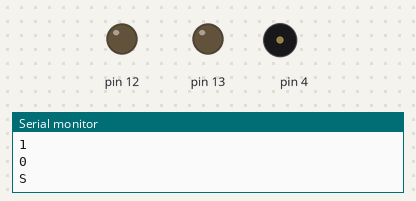
The sketch below on a simulated Arduino Uno, built with avr-gcc and run on an emulated ATmega328P. Shown: output pins drawn as LEDs (lit = HIGH), buzzer (waves = sounding), the last lines printed to the serial monitor.

Above: at 1.0 s.
At 12.85 s:
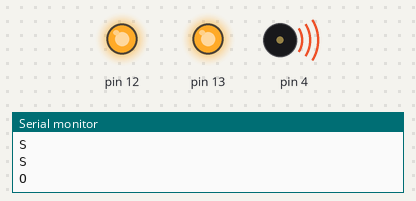
Timing chart, 0 to 13.2 s (numbered marks = the images above):
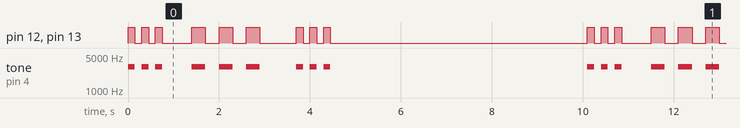

Measured:
- by itself, pin 12, pin 13: repeats every 10.1 s: 2 × (LOW 0.15 s, HIGH 0.15 s), LOW 0.65 s, 2 × (HIGH 0.30 s, LOW 0.30 s), HIGH 0.30 s, LOW 0.80 s, 2 × (HIGH 0.15 s, LOW 0.15 s), HIGH 0.15 s, LOW 5.7 s, HIGH 0.15 s
- by itself, tone on pin 4: repeats every 10.1 s: 2 × (silent 0.15 s, 3000 Hz 0.15 s), silent 0.65 s, 2 × (3000 Hz 0.30 s, silent 0.30 s), 3000 Hz 0.30 s, silent 0.80 s, 2 × (3000 Hz 0.15 s, silent 0.15 s), 3000 Hz 0.15 s, silent 5.7 s, 3000 Hz 0.15 s

The sketch:

Excercise_2.ino
```cpp
// Write the word you want the LED:s to blink out in morse code.
String Word = "SOS";
// change sound to any number =! 0 to activate sound
int sound = 1;


int morseTic = 150;
int morseLongTic = 2*morseTic;
int morseAlphabet[][5] = {
     {1,2},
     {2,1,1,1,0},
     {2,1,2,1,0},
     {2,1,1,0},
     {1,0},
     {1,1,2,1,0},
     {2,2,1,0},
     {1,1,1,1,0},
     {1,1,0},
     {1,2,2,2,0},
     {2,1,2,0},
     {1,2,1,1,0},
     {2,2,0},
     {2,1,0},
     {2,2,2,0},
     {1,2,2,1,0},
     {2,2,1,2,0},
     {1,2,1,0},
     {1,1,1,0},
     {2,0},
     {1,1,2,0},
     {1,1,1,2,0},
     {1,2,2,0},
     {2,1,1,2,0},
     {2,1,2,2,0},
     {2,2,1,1,0},
};
char refAlphabet[] = "ABCDEFGHIJKLMNOPQRSTUVWXYZ";

void setup() {
  // put your setup code here, to run once:
  Serial.begin(9600);
  pinMode(12, OUTPUT);
  pinMode(13,OUTPUT);

  for (int i = 0; i < 3; i++) {
    for(int j = 0; j < 5; j++) {
      Serial.println(morseAlphabet[i][j]);
    }
  }
}

void loop() {
  // put your main code here, to run repeatedly:
  MorseCode(Word);
}

void MorseCode(String word) {
  for (int i = 0; i < word.length(); i++) {
    char letter = word.charAt(i);
    Serial.println(letter);

    int indexAlph = 0;
    for(int j = 0; j < strlen(refAlphabet); j++) {
      if (letter == refAlphabet[j]) {
        indexAlph = refAlphabet[j]-65;
      }
    }

    int aryLength = 0;
    while(morseAlphabet[indexAlph][aryLength]!=0) {
      aryLength++;
    }
      for(int k = 0; k < aryLength; k++) {
        int ticLength;
        if (morseAlphabet[indexAlph][k] == 1) {
          ticLength = morseTic;
          int test = morseAlphabet[indexAlph][k];
        } else if (morseAlphabet[indexAlph][k] == 2){
          ticLength = morseLongTic;
        } else {
          Serial.println("RIP");
        }
          digitalWrite(13,HIGH);
          digitalWrite(12,HIGH);
          if( sound != 0) {
            tone(4, 3000, ticLength);
          }
          delay(ticLength);
          digitalWrite(13,LOW);
          digitalWrite(12,LOW);
          delay(ticLength);
      }
      delay(500);
  }
   delay(5000);
}
```
